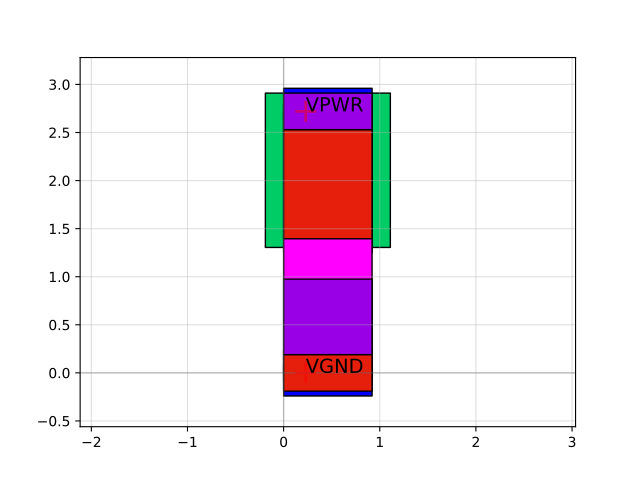

Reproduce this figure in Python.
import sky130

c = sky130.components.sky130_fd_sc_hd__tap_2()
c.plot()
